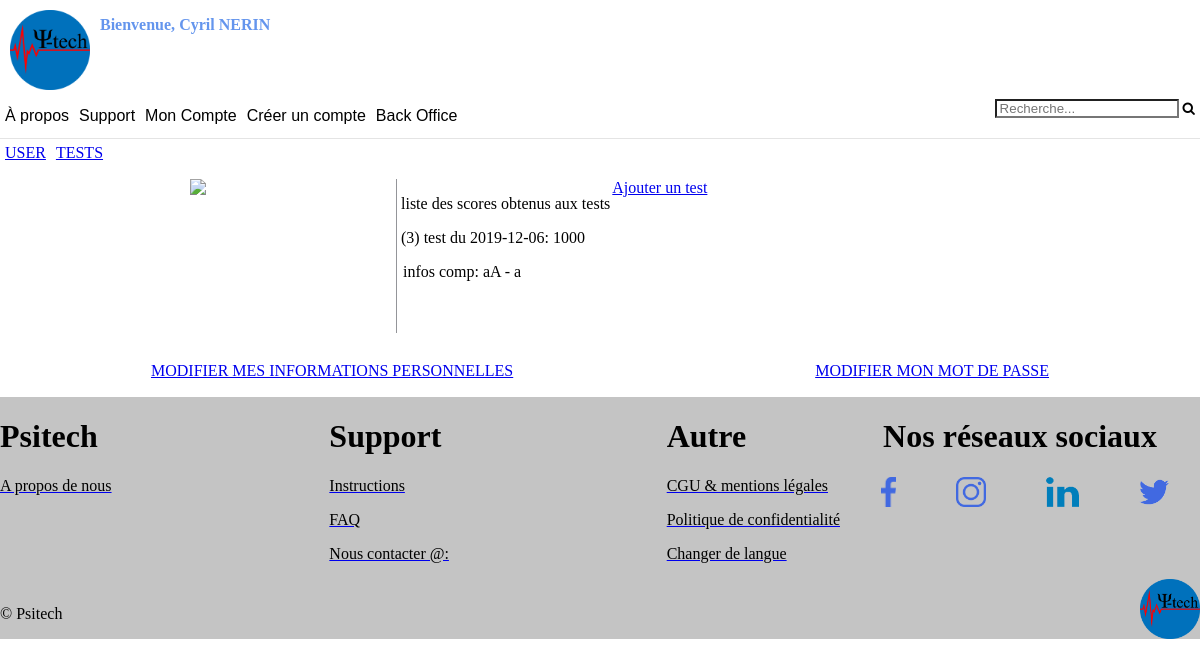
The app's page /APP/tests.php (signed in) with its own data.
### tables this page shows
CREATE TABLE IF NOT EXISTS `tests` (
  `id_test` int(11) NOT NULL AUTO_INCREMENT,
  `id_examinateur` int(11) NOT NULL,
  `id_examine` int(11) NOT NULL,
  `date` date NOT NULL,
  `resultat` int(11) NOT NULL,
  `score` int(11) NOT NULL,
  PRIMARY KEY (`id_test`)
);

CREATE TABLE IF NOT EXISTS `compte` (
  `id` int(11) NOT NULL AUTO_INCREMENT,
  `mail` varchar(255) NOT NULL,
  `mdp` varchar(255) NOT NULL DEFAULT 'mdp',
  `birthday` date NOT NULL,
  `phone` int(11) NOT NULL,
  `nom` varchar(150) NOT NULL,
  `prenom` varchar(150) NOT NULL,
  `genre` int(1) NOT NULL,
  `pays` text NOT NULL,
  `ville` text NOT NULL,
  `ZIP` int(11) NOT NULL,
  `adresse` text NOT NULL,
  `adresse2` text NOT NULL,
  `typeUtilisateur` int(14) NOT NULL DEFAULT '2',
  PRIMARY KEY (`id`),
  UNIQUE KEY `mail` (`mail`)
);

### APP/tests.php (the view, shortened to what this page needs)
<!DOCTYPE html>
<html>
	<head>
		<link rel="stylesheet" href="CSS/profil.css">
	</head>
	<body>
		<?php include("header.php");
		try
		{
			$bdd = new PDO('mysql:host=localhost;dbname=app;charset=utf8', 'root', '',array(PDO::ATTR_ERRMODE => PDO::ERRMODE_EXCEPTION));
		}
		catch(Exception $e)
		{
			die('erreur:'.$e -> getMessage());
		}
		?>
		<div class="affichage">
			<div class="menuProfil1">
				<a href="profil.php">USER</a>
				<a href="tests.php">TESTS</a>
			</div>
			<div class="infos">
				<div class="col-2-2">
					<img id="profilephoto" src="Media/Emptyprofile.png">
				</div>
				<div class="liste_tests">
					<legend><p>liste des scores obtenus aux tests<p></legend>
					<?php
					if (isset($_SESSION['typeUtilisateur'])) {
						if ($_SESSION['typeUtilisateur']==2) {
							$req = $bdd -> prepare('SELECT tests.id_test,tests.date,tests.resultat,tests.score,compte.nom,compte.mail FROM tests INNER JOIN compte ON compte.id = tests.id_examinateur WHERE id_examine=:id');
						}
						else{
							$req = $bdd -> prepare('SELECT tests.id_test,tests.date,tests.resultat,tests.score,compte.nom,compte.mail FROM tests INNER JOIN compte ON compte.id = tests.id_examine WHERE id_examinateur=:id');
						}
						$req -> execute(array('id' => $_SESSION['id']));
						while ($test = $req->fetch()) {
							echo "<div>";
								echo "<p>(".$test['id_test'].") test du ".$test['date'].": ".$test['score']."</p>";
								echo "<legend><p>infos comp: ".$test['nom']." - ".$test['mail']."<p></legend>";
							echo "</div>";
						}
					}?>
				</div>
				<?php if ($_SESSION['typeUtilisateur']<2) { ?>
					<div>
						<a href="ajoutTest.php">Ajouter un test</a>
					</div>
				<?php } ?>
			</div>
			<div class="menuProfil2">
				<a href="modifINFO.php">MODIFIER MES INFORMATIONS PERSONNELLES</a>
				<a href="modifMDP.php">MODIFIER MON MOT DE PASSE</a>
			</div>
		</div>
		<?php include("footer.php"); ?>
	</body>
</html>

### APP/CSS/profil.css (style rules this page uses)
body { height: 100%; width: 100%; margin: 0; padding: 0; }
.affichage { display: flex; justify-content: space-between; flex-direction: column; flex-wrap: wrap; margin-bottom: 1%; }
.menuProfil1 { display: flex; flex-direction: row; margin-bottom: 1%; }
.menuProfil1 a { margin: 5px; }
.infos { display: flex; flex: 1; }
.infos p { margin-left: 2px; }
.menuProfil2 { display: flex; flex-direction: row; justify-content: space-around; margin-top: 2%; }
.menuProfil2 a { text-align: end; margin: 5px; }
.col-1-2, .col-2-2 { width: 33%; display: inline-block; text-align: center; border-right: 1px solid #949599; }

### APP/CSS/header.css (style rules this page uses)
.menubtn a, .contenuMenu a, { color: white; text-decoration: none; }

### records on screen
tests: id_test "3", date "2019-12-06", score "1000", compte.nom "aA", compte.mail "a"

### other values on screen
$_SESSION['prenom'] "Cyril"
$_SESSION['nom'] "NERIN"
